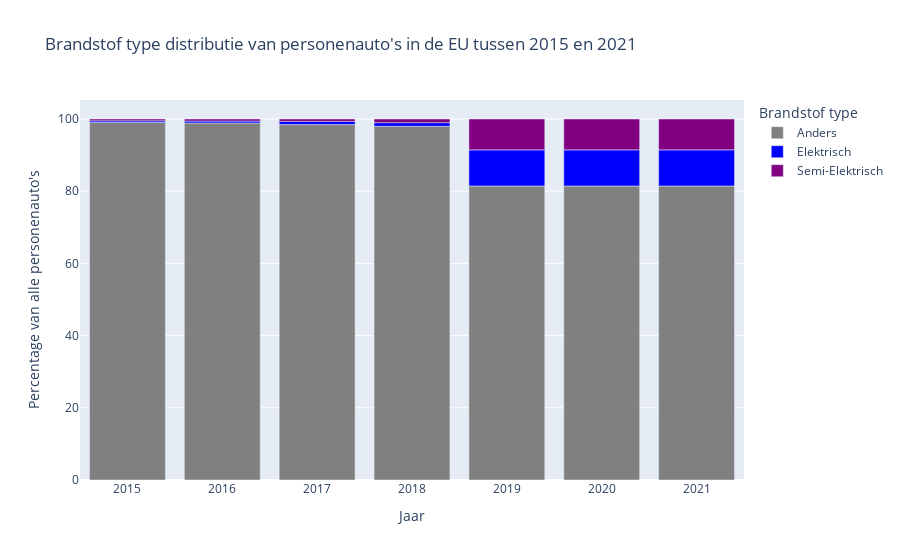

Notebook code cell kept with this figure:
### Markdown cell above
**Figuur 4**. Deze staafdiagram visualiseert de totale CO2-uitstoot van personenauto's in de Europese Unie, ingedeeld naar brandstoftype. De x-as vertegenwoordigt de verschillende brandstoftypes, terwijl de y-as de CO2-uitstoot in WLTP (g/km) weergeeft. Elke staaf geeft de emissiewaarden weer voor een specifiek brandstoftype. Door deze visualisatie te lezen, kunnen lezers gemakkelijk de brandstoftypes identificeren die de hoogste en laagste CO2-uitstoot hebben, waardoor inzicht ontstaat in de impact van verschillende brandstoffen op de uitstoot van broeikasgassen in de transportsector.

Om ons perspectief verder te versterken, kunnen we naar verschillende figuren kijken die de CO2-uitstoot van verschillende brandstoftypes voor auto's illustreren. Figuur 3 toont aan dat elektrische voertuigen een CO2-uitstoot van 0% hebben, terwijl figuur 4 laat zien dat auto's die op benzine rijden aanzienlijke hoeveelheden CO2 uitstoten. In de EU bedroeg de totale CO2-uitstoot van personenauto's voor het brandstoftype 'petrol' namelijk 735.0874 miljoen gram per kilometer in één jaar. Dit is heel hoog vergeleken met het maximale toegestane hoeveelheid uitstoot van 95 g/km. Deze twee figuren creëren een correlatie die het belang van het verminderen van CO2-uitstoot benadrukt. Het laat namelijk zien dat elektrische voertuigen het potentieel hebben om een aanzienlijk impact te hebben op het verminderen van de broeikasgasemissies die bijdragen aan klimaatverandering als ze de traditionele brandstoffen worden vervangen.

### Code cell
# Definieer kleuren voor de brandstof types
colormap = {
    "Elektrisch": 'blue',
    "Semi-Elektrisch": 'purple',
    "Anders": 'grey',
}

# Plot settings
fig = px.bar(df_counts,
    x="year",
    y="percent",
    color="Ft",
    title="Brandstof type distributie van personenauto's in de EU tussen 2015 en 2021",
    labels={
        "percent": "Percentage van alle personenauto's",
        "year": 'Jaar',
        "Ft": 'Brandstof type',
    },
    hover_data=['counts'],
    color_discrete_map=colormap  # Gebruik de kleurenkaart
)
fig.show()

### Figure 1 — Plotly figure (JSON) as saved in the notebook; plotly's stock layout.template omitted (floating-point values rounded to 4 significant figures)
{"data": [{"alignmentgroup": "True", "customdata": [[415321], [473519], [4859439], [14598778], [7975216], [7975216], [7975216]], "hovertemplate": "Brandstof type=Anders<br>Jaar=%{x}<br>Percentage van alle personenauto's=%{y}<br>counts=%{customdata[0]}<extra></extra>", "legendgroup": "Anders", "marker": {"color": "grey", "pattern": {"shape": ""}}, "name": "Anders", "offsetgroup": "Anders", "orientation": "v", "showlegend": true, "textposition": "auto", "type": "bar", "x": [2015, 2016, 2017, 2018, 2019, 2020, 2021], "xaxis": "x", "y": [99.03, 98.91, 98.46, 97.99, 81.44, 81.44, 81.44], "yaxis": "y"}, {"alignmentgroup": "True", "customdata": [[1899], [2452], [43266], [148184], [980563], [980563], [980563]], "hovertemplate": "Brandstof type=Elektrisch<br>Jaar=%{x}<br>Percentage van alle personenauto's=%{y}<br>counts=%{customdata[0]}<extra></extra>", "legendgroup": "Elektrisch", "marker": {"color": "blue", "pattern": {"shape": ""}}, "name": "Elektrisch", "offsetgroup": "Elektrisch", "orientation": "v", "showlegend": true, "textposition": "auto", "type": "bar", "x": [2015, 2016, 2017, 2018, 2019, 2020, 2021], "xaxis": "x", "y": [0.4528, 0.5122, 0.8766, 0.9946, 10.01, 10.01, 10.01], "yaxis": "y"}, {"alignmentgroup": "True", "customdata": [[2149], [2757], [32832], [151400], [837238], [837238], [837238]], "hovertemplate": "Brandstof type=Semi-Elektrisch<br>Jaar=%{x}<br>Percentage van alle personenauto's=%{y}<br>counts=%{customdata[0]}<extra></extra>", "legendgroup": "Semi-Elektrisch", "marker": {"color": "purple", "pattern": {"shape": ""}}, "name": "Semi-Elektrisch", "offsetgroup": "Semi-Elektrisch", "orientation": "v", "showlegend": true, "textposition": "auto", "type": "bar", "x": [2015, 2016, 2017, 2018, 2019, 2020, 2021], "xaxis": "x", "y": [0.5124, 0.5759, 0.6652, 1.016, 8.549, 8.549, 8.549], "yaxis": "y"}], "layout": {"barmode": "relative", "legend": {"title": {"text": "Brandstof type"}, "tracegroupgap": 0}, "title": {"text": "Brandstof type distributie van personenauto's in de EU tussen 2015 en 2021"}, "xaxis": {"anchor": "y", "domain": [0, 1], "title": {"text": "Jaar"}}, "yaxis": {"anchor": "x", "domain": [0, 1], "title": {"text": "Percentage van alle personenauto's"}}}}
